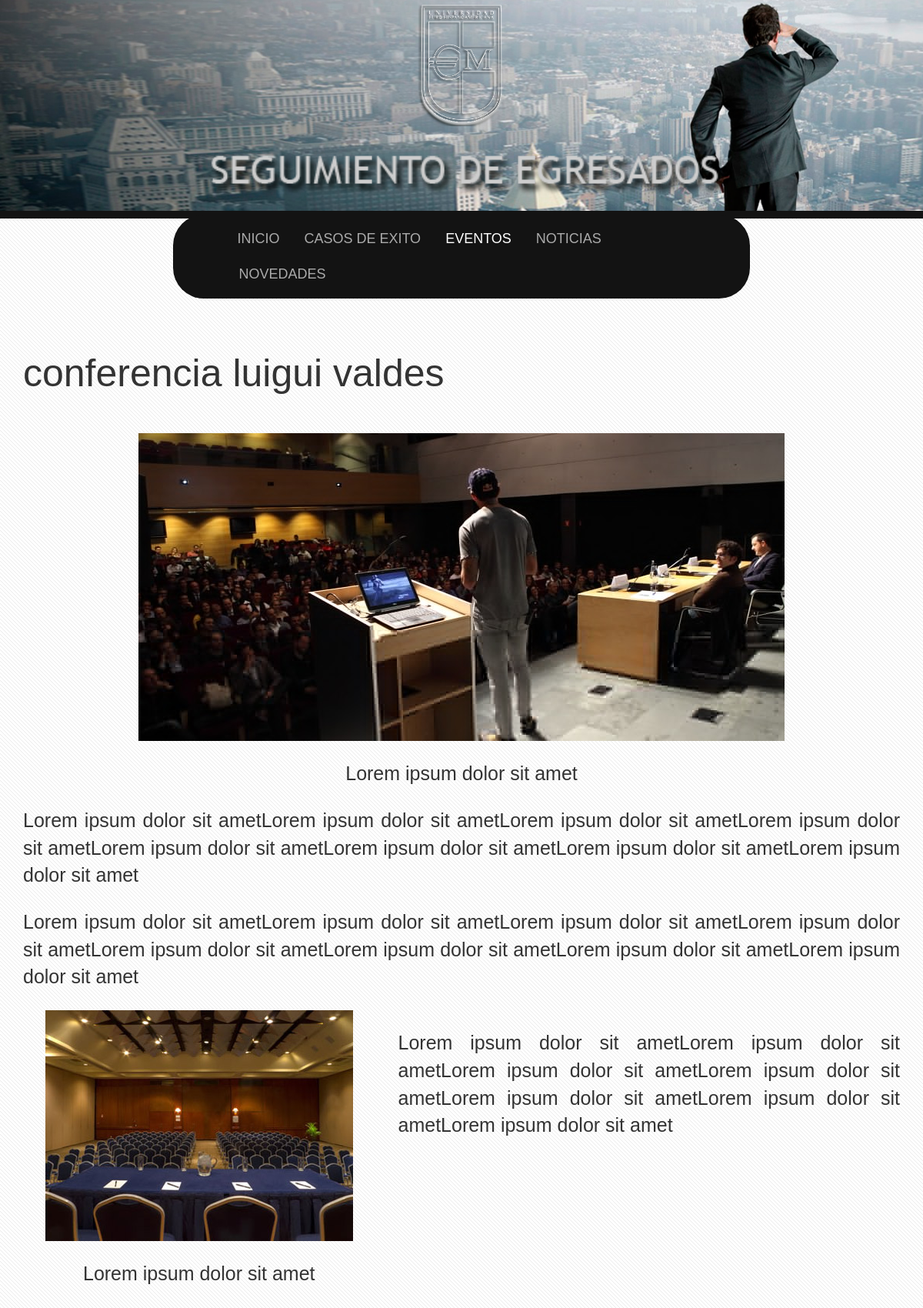
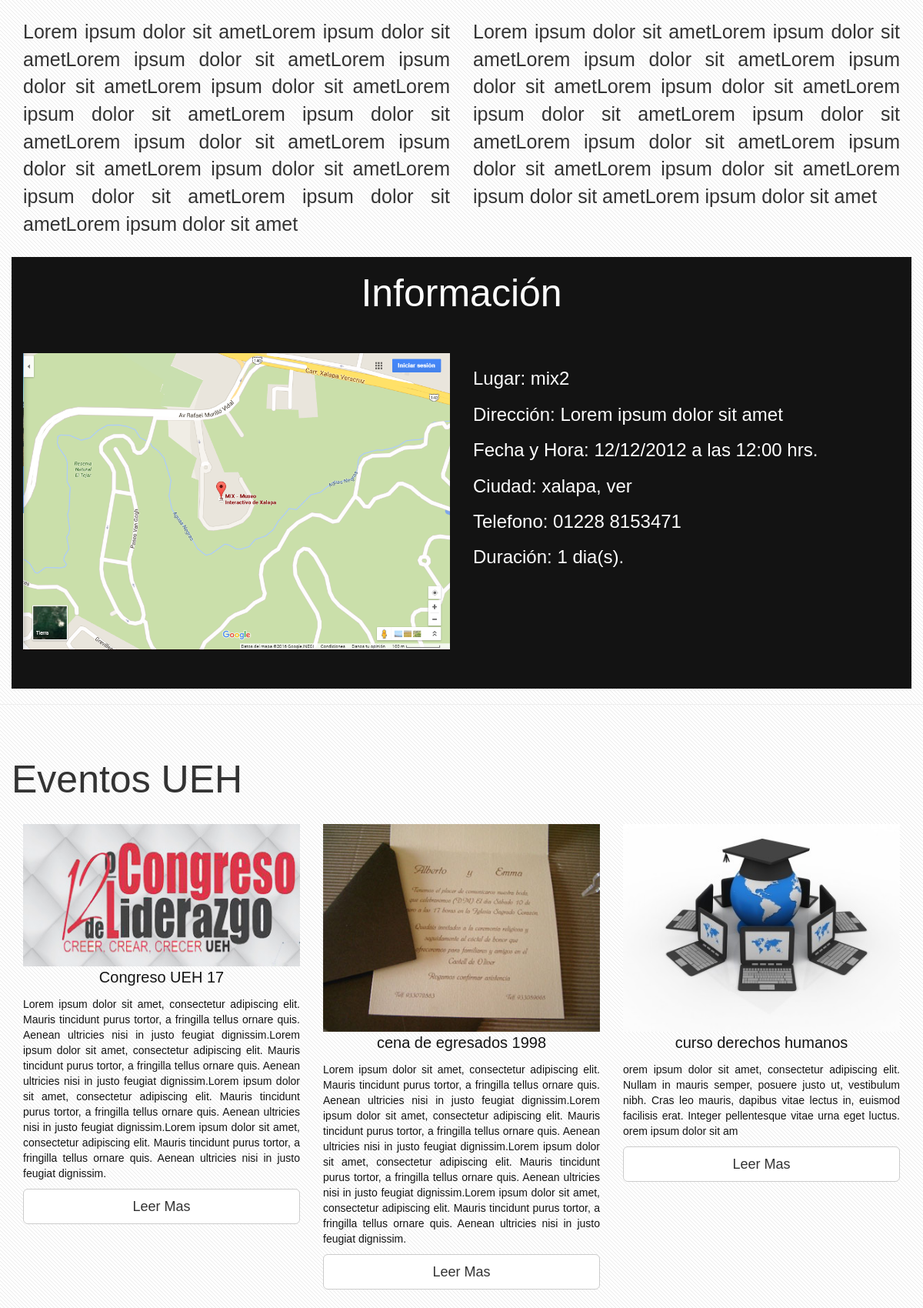
/php/evento-3.php (upper part), run on the app's committed database (2 pictures, top to bottom).
### tables this page shows
CREATE TABLE `eventos` (
  `id_evento` int(11) NOT NULL,
  `titulo` varchar(45) NOT NULL,
  `texto1` text NOT NULL,
  `img1` text NOT NULL,
  `img2` text NOT NULL,
  `img3` text NOT NULL,
  `pieimg1` varchar(100) NOT NULL,
  `pieimg2` varchar(50) NOT NULL,
  `texto2` text NOT NULL,
  `texto3` text NOT NULL,
  `texto4` text NOT NULL,
  `texto5` text NOT NULL,
  `lugar` varchar(50) NOT NULL,
  `direccion` varchar(60) NOT NULL,
  `fecha` varchar(10) NOT NULL,
  `hora` varchar(5) NOT NULL,
  `ciudad` varchar(50) NOT NULL,
  `telefono` varchar(13) NOT NULL,
  `duracion` int(1) NOT NULL,
  `estado` varchar(9) NOT NULL
);

### php/evento-3.php (the view, shortened to what this page needs)
<?php include "../config/cabecera-evento.inc";
include "../config/config.inc";
$conexion = mysqli_connect($servidor, $usuario, $contrasena, $basededatos);
mysqli_set_charset($conexion, "utf8");
$peticion = "SELECT * FROM eventos WHERE estado='Activo3'";
$resultado = mysqli_query($conexion, $peticion);
$peticion2 = "SELECT titulo, texto1 FROM eventos WHERE estado='Activo1'";
$resultado2 = mysqli_query($conexion, $peticion2);
$peticion3 = "SELECT titulo, texto1 FROM eventos WHERE estado='Activo2'";
$resultado3 = mysqli_query($conexion, $peticion3);
$peticion4 = "SELECT titulo, texto1 FROM eventos WHERE estado='Activo4'";
$resultado4 = mysqli_query($conexion, $peticion4);
?>
<div id="evento" class="container">
	<div class="row">
		<?php
		while ($fila = mysqli_fetch_array($resultado)){
		echo'
		<div class="col-xs-12">
			<h1>'.$fila["titulo"].'</h1>
			<img class="img-responsive center-block" src="../img/temp/evento3-2.png" alt="congreso 2016">
			<p class="text-center" id="pie-img" >'.$fila["pieimg1"].'</p>
			<p class="text-justify">'.$fila["texto1"].'</p>
			<p id="texto-resaltado" class="text-justify">'.$fila["texto2"].'</p>
			<div class="row">
				<div class="col-xs-12 col-md-5">
					<img class="img-responsive center-block" src="../img/temp/evento3-3.png" alt="congreso euro">
					<p class="text-center" id="pie-img" >'.$fila["pieimg2"].'</p>
				</div>
				<div class="col-xs-12 col-md-7">
					<p class="text-justify">'.$fila["texto3"].'</p>
				</div>
			</div>
			<div class="row">
				<div class="col-xs-12 col-md-6">
					<p class="text-justify">'.$fila["texto4"].'</p>
				</div>
				<div class="col-xs-12 col-md-6">
					<p class="text-justify">'.$fila["texto5"].'</p>
				</div>
			</div>
			<div id="informacion" class="row">
				<h1 class="text-center">Información</h1>
				<div class="col-xs-12 col-md-6">
					<img id="mapa" class="img-responsive" src="../img/mapa.png" alt="googlemap">
				</div>
				<div id="info-detalle" class="col-xs-12 col-md-6">
					<h3>Lugar: <span>'.$fila["lugar"].'</span></h3>
					<h3>Dirección: <span>'.$fila["direccion"].'</span></h3>
					<h3>Fecha y Hora: <span>'.$fila["fecha"].'</span><span> a las '.$fila["hora"].' hrs.</span></h3>
					<h3>Ciudad: <span>'.$fila["ciudad"].'</span></h3>
					<h3>Telefono: <span>'.$fila["telefono"].'</span>
					<h3>Duración: <span>'.$fila["duracion"].' dia(s).</span></h3>
				</div>
			</div>
		</div>
	</div>
</div>
<hr>
<div id="mas-eventos">
	<div class="container">
		<div class="row">
		<h1>Eventos UEH</h1>
			<div class="evento col-xs-12 col-sm-6 col-md-4">
				<a href="evento-1.php">
					';
					while ($fila2 = mysqli_fetch_array($resultado2)){
					echo'
					<img class="img-responsive center-block" src="../img/temp/evento1-1.png" alt="imagen-evento">
					<p class="text-center titulo-evento">'.$fila2["titulo"].'</p>
					<p class="text-justify">'.$fila2["texto1"].'</p>
					</a>
				<a href="evento-1.php"><button class="btn btn-default btn-lg btn-block" type="button">Leer Mas</button></a>
					';
					}
					echo'
			</div>
			<div class="evento col-xs-12 col-sm-6 col-md-4">
				<a href="evento-3.php">
					';
					while ($fila3 = mysqli_fetch_array($resultado3)){
					echo'
					<img class="img-responsive center-block" src="../img/temp/evento2-1.png" alt="imagen-evento">
					<p class="text-center titulo-evento">'.$fila3["titulo"].'</p>
					<p class="text-justify">'.$fila3["texto1"].'</p>
					</a>
					<a href="evento-3.php"><button class="btn btn-default btn-lg btn-block" type="button">Leer Mas</button></a>
					';
					}
					echo'
			</div>
			<div class="evento col-xs-12 col-sm-6 col-md-4">
				<a href="evento-4.php">
					';
					while ($fila4 = mysqli_fetch_array($resultado4)){
					echo'
					<img class="img-responsive center-block" src="../img/temp/evento4-1.png" alt="imagen-evento">
					<p class="text-center titulo-evento">'.$fila4["titulo"].'</p>
					<p class="text-justify">'.$fila4["texto1"].'</p>
					</a>
					<a href="evento-4.php"><button class="btn btn-default btn-lg btn-block" type="button">Leer Mas</button></a>
					';
					}
					echo'
			</div>
			';
			}
			 ?>
		</div>
	</div>
</div>
<?php include "../config/pie.inc" ?>

### css/caso-exito.css (style rules this page uses)
body { font-family : "Trebuchet MS", Arial, Helvetica, sans-serif; background: #fff url(../img/overlay.png) repeat; }
a:link { text-decoration: none; }
#caso-exito h1, #caso-exito h3, { margin-bottom: 30px; }
#evento { margin-top: 100px; font-size: 2.5rem; }
#evento h1 { font-size: 5rem; margin-bottom: 50px; }
#evento p { margin-top: 25px; margin-bottom: 25px; }
#informacion { background-color: #131313; color: #fff; padding-bottom: 50px; }
#mas-eventos { margin-top: 50px; margin-bottom: 100px; }
#mas-eventos h1 { font-size: 5rem; margin-bottom: 30px; }
#mas-eventos p { color: #131313; }
.titulo-evento { font-size: 2rem; }

### data on the page
eventos: titulo "conferencia luigui valdes", pieimg1 "Lorem ipsum dolor sit amet", texto1 "Lorem ipsum dolor sit ametLorem ipsum dolor sit ametLorem ipsum dolor sit ametLorem ipsum dolor sit ametLorem ipsum dolor sit ametLorem ipsum dolor sit ametLorem ipsum dolor sit ametLorem ipsum dolor sit amet", texto2 "Lorem ipsum dolor sit ametLorem ipsum dolor sit ametLorem ipsum dolor sit ametLorem ipsum dolor sit ametLorem ipsum dolor sit ametLorem ipsum dolor sit ametLorem ipsum dolor sit ametLorem ipsum dolor sit amet", pieimg2 "Lorem ipsum dolor sit amet", texto3 "Lorem ipsum dolor sit ametLorem ipsum dolor sit ametLorem ipsum dolor sit ametLorem ipsum dolor sit ametLorem ipsum dolor sit ametLorem ipsum dolor sit ametLorem ipsum dolor sit amet", texto4 "Lorem ipsum dolor sit ametLorem ipsum dolor sit ametLorem ipsum dolor sit ametLorem ipsum dolor sit ametLorem ipsum dolor sit ametLorem ipsum dolor sit ametLorem ipsum dolor sit ametLorem ipsum dolor sit ametLorem ipsum dolor sit ametLorem ipsum dolor sit ametLorem ipsum dolor sit ametLorem ipsum dolor sit ametLorem ipsum dolor sit amet", texto5 "Lorem ipsum dolor sit ametLorem ipsum dolor sit ametLorem ipsum dolor sit ametLorem ipsum dolor sit ametLorem ipsum dolor sit ametLorem ipsum dolor sit ametLorem ipsum dolor sit ametLorem ipsum dolor sit ametLorem ipsum dolor sit ametLorem ipsum dolor sit ametLorem ipsum dolor sit ametLorem ipsum dolor sit amet", lugar "mix2", direccion "Lorem ipsum dolor sit amet", fecha "12/12/2012", hora "12:00", ciudad "xalapa, ver", telefono "01228 8153471", duracion "1"
eventos: titulo "Congreso UEH 17", texto1 "Lorem ipsum dolor sit amet, consectetur adipiscing elit. Mauris tincidunt purus tortor, a fringilla tellus ornare quis. Aenean ultricies nisi in justo feugiat dignissim.Lorem ipsum dolor sit amet, consectetur adipiscing elit. Mauris tincidunt purus tortor, a fringilla tellus ornare quis. Aenean ultricies nisi in justo feugiat dignissim.Lorem ipsum dolor sit amet, consectetur adipiscing elit. Mauris tincidunt purus tortor, a fringilla tellus ornare quis. Aenean ultricies nisi in justo feugiat dignissim.Lorem ipsum dolor sit amet, consectetur adipiscing elit. Mauris tincidunt purus tortor, a fringilla tellus ornare quis. Aenean ultricies nisi in justo feugiat dignissim."
eventos: titulo "cena de egresados 1998", texto1 "Lorem ipsum dolor sit amet, consectetur adipiscing elit. Mauris tincidunt purus tortor, a fringilla tellus ornare quis. Aenean ultricies nisi in justo feugiat dignissim.Lorem ipsum dolor sit amet, consectetur adipiscing elit. Mauris tincidunt purus tortor, a fringilla tellus ornare quis. Aenean ultricies nisi in justo feugiat dignissim.Lorem ipsum dolor sit amet, consectetur adipiscing elit. Mauris tincidunt purus tortor, a fringilla tellus ornare quis. Aenean ultricies nisi in justo feugiat dignissim.Lorem ipsum dolor sit amet, consectetur adipiscing elit. Mauris tincidunt purus tortor, a fringilla tellus ornare quis. Aenean ultricies nisi in justo feugiat dignissim."
eventos: titulo "curso derechos humanos", texto1 "orem ipsum dolor sit amet, consectetur adipiscing elit. Nullam in mauris semper, posuere justo ut, vestibulum nibh. Cras leo mauris, dapibus vitae lectus in, euismod facilisis erat. Integer pellentesque vitae urna eget luctus. orem ipsum dolor sit am"
